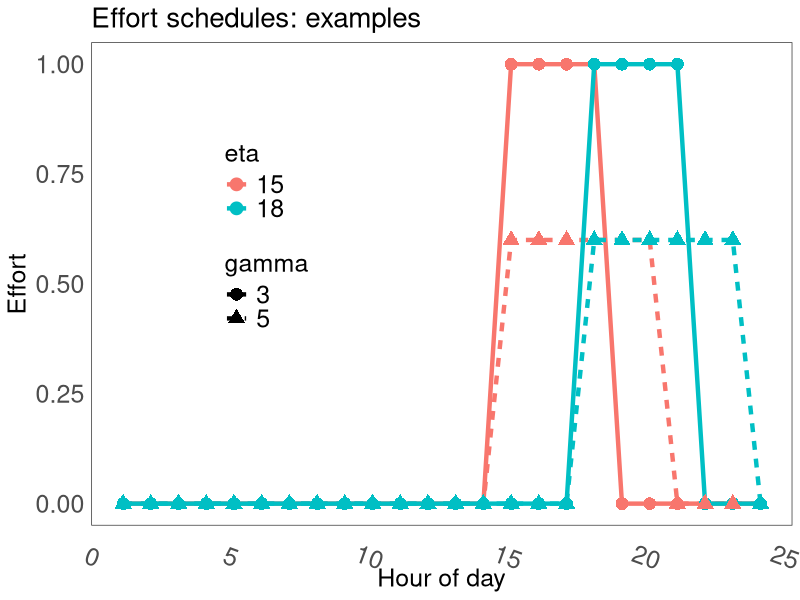

The R source for this figure:

library('ggplot2')

define_schedule = function(gamma, eta, beta, tau = 24) {
  
  u = rep(0, tau);
  u[eta:min(eta+gamma, 24)] = beta / gamma
  return(u)
} 

u = define_schedule

test_plot = 1
if (test_plot == 1) {

  beta = 3
  df = rbind(data.frame(hour = 1:24, eta = 15, gamma = 3, effort = u(3,15, beta)),
             data.frame(hour = 1:24, eta = 18, gamma = 3, effort = u(3,18, beta)),
             data.frame(hour = 1:24, eta = 15, gamma = 5, effort = u(5,15, beta)),
             data.frame(hour = 1:24, eta = 18, gamma = 5, effort = u(5,18, beta)))             
  df$gamma = as.factor(df$gamma)
  df$eta = as.factor(df$eta)
  
  PLOTS_PATH = '~/Dropbox/OccupancyStates/plots/scheduling/'
  pdf(file = paste(PLOTS_PATH,'example-fixed-schedules.pdf', sep=''), width = 5, height=3)
  plt = ggplot(df, aes(y = effort, x = hour, color = eta, linetype = gamma, shape = gamma)) + 
    geom_line(size = 1.5) + geom_point(size = 4)
  plt = plt + theme_bw() + 
    theme(panel.grid.major = element_blank(),
          panel.grid.minor = element_blank(),
          panel.background = element_blank(),
          strip.text.x     = element_text(size=18),
          axis.text.y      = element_text(size=18), 
          axis.text.x      = element_text(size=18, angle = -20),
          axis.title.y     = element_text(size=18),
          axis.title.x     = element_text(size=18),
          plot.title       = element_text(size=20),            
          legend.text      = element_text(size=18),
          legend.title      = element_text(size=18),
          legend.position  = c(0.25, 0.6),
          axis.ticks = element_blank()) + 
    ggtitle(paste("Effort schedules: examples")) + ylab('Effort') + xlab('Hour of day')
  print(plt)
  dev.off()
}